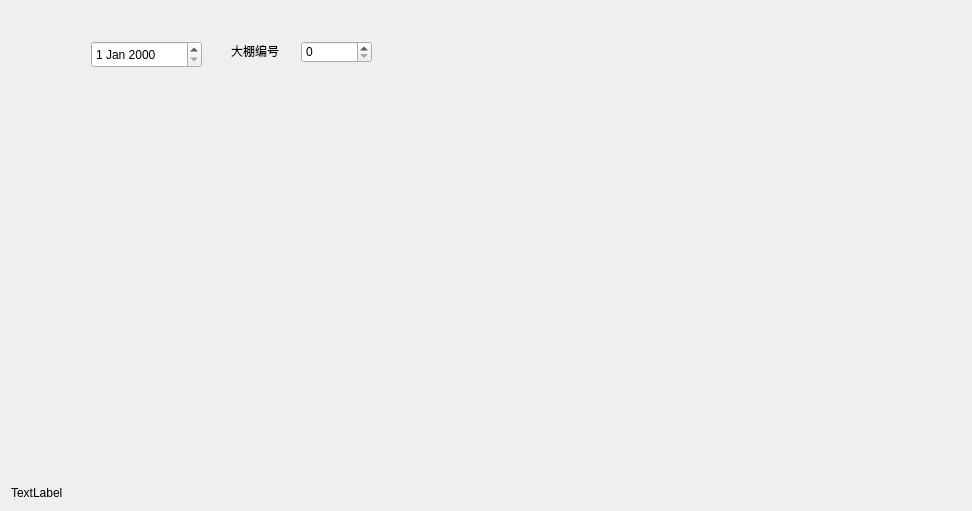
<?xml version="1.0" encoding="UTF-8"?>
<ui version="4.0">
 <class>curve_show</class>
 <widget class="QDialog" name="curve_show">
  <property name="geometry">
   <rect>
    <x>0</x>
    <y>0</y>
    <width>972</width>
    <height>511</height>
   </rect>
  </property>
  <property name="sizePolicy">
   <sizepolicy hsizetype="Preferred" vsizetype="Preferred">
    <horstretch>0</horstretch>
    <verstretch>0</verstretch>
   </sizepolicy>
  </property>
  <property name="windowTitle">
   <string>Dialog</string>
  </property>
  <layout class="QGridLayout" name="gridLayout">
   <item row="1" column="0">
    <widget class="QCustomPlot" name="qCustomPlot" native="true">
     <property name="sizePolicy">
      <sizepolicy hsizetype="Expanding" vsizetype="Expanding">
       <horstretch>0</horstretch>
       <verstretch>0</verstretch>
      </sizepolicy>
     </property>
     <widget class="QDateEdit" name="dateEdit">
      <property name="geometry">
       <rect>
        <x>80</x>
        <y>30</y>
        <width>111</width>
        <height>27</height>
       </rect>
      </property>
     </widget>
     <widget class="QSpinBox" name="House_Number">
      <property name="geometry">
       <rect>
        <x>290</x>
        <y>30</y>
        <width>71</width>
        <height>22</height>
       </rect>
      </property>
      <property name="value">
       <number>0</number>
      </property>
     </widget>
     <widget class="QLabel" name="label">
      <property name="geometry">
       <rect>
        <x>220</x>
        <y>30</y>
        <width>51</width>
        <height>21</height>
       </rect>
      </property>
      <property name="text">
       <string>大棚编号：</string>
      </property>
      <property name="textFormat">
       <enum>Qt::RichText</enum>
      </property>
     </widget>
    </widget>
   </item>
   <item row="2" column="0">
    <widget class="QLabel" name="label_right">
     <property name="maximumSize">
      <size>
       <width>16777215</width>
       <height>3000000</height>
      </size>
     </property>
     <property name="text">
      <string>TextLabel</string>
     </property>
    </widget>
   </item>
  </layout>
 </widget>
 <customwidgets>
  <customwidget>
   <class>QCustomPlot</class>
   <extends>QWidget</extends>
   <header location="global">qcustomplot\qcustomplot.h</header>
   <container>1</container>
  </customwidget>
 </customwidgets>
 <resources/>
 <connections/>
</ui>
